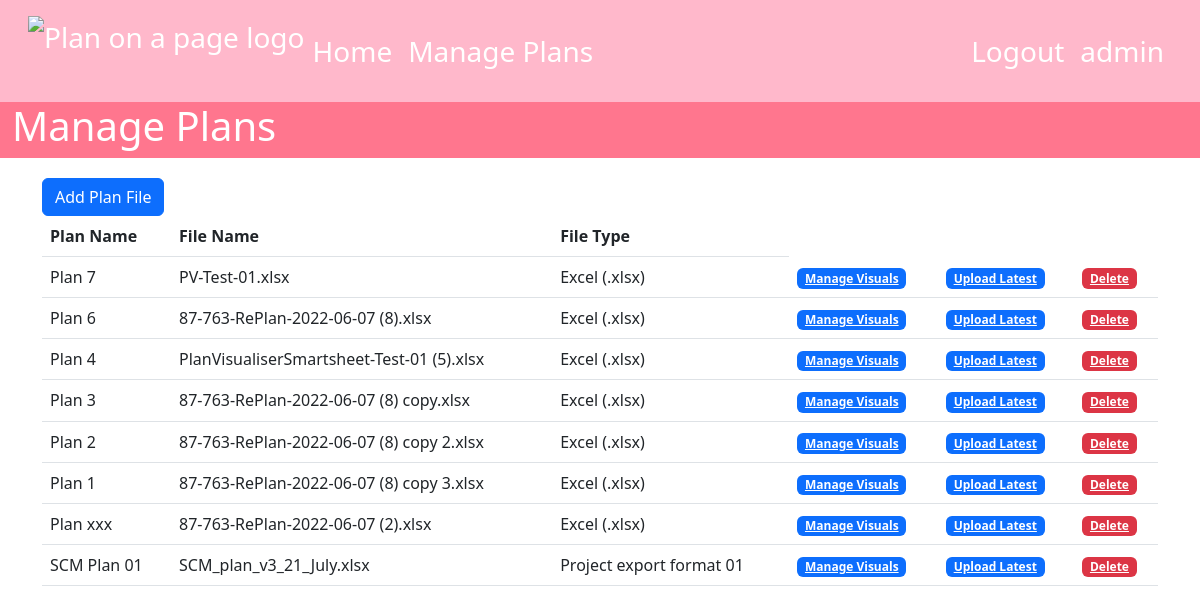
The app's page /pv/manage-plans (signed in), older data.
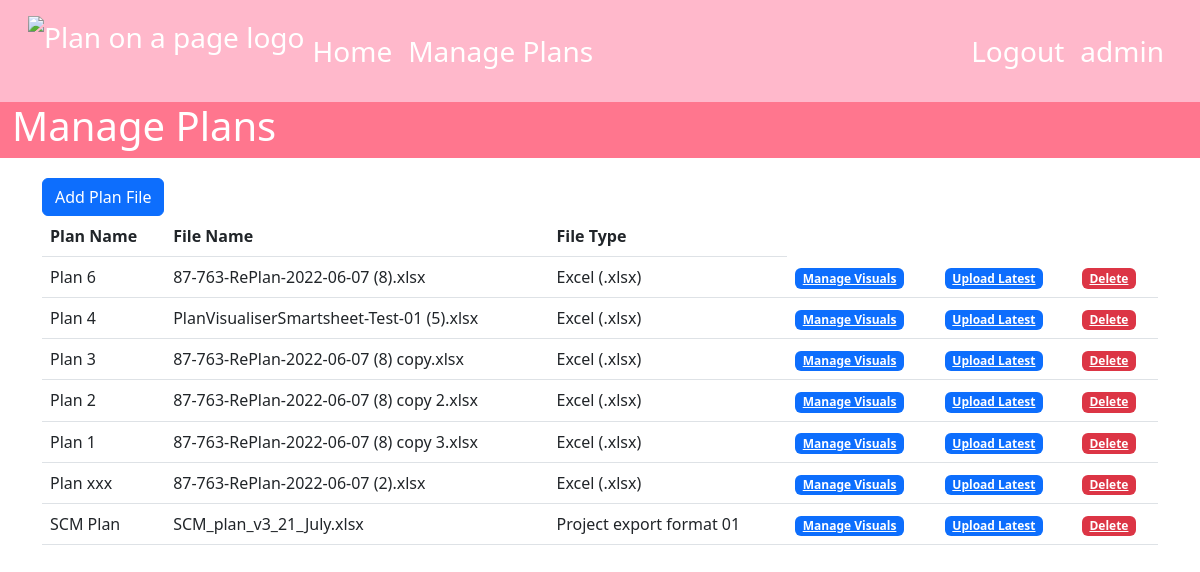
The same page, newer data.
### plan_visual_django/models.py (models this page shows, shortened)
class Plan(models.Model):
    user = models.ForeignKey(settings.AUTH_USER_MODEL, on_delete=models.CASCADE)
    plan_name = models.CharField(max_length=100)  # Name for this plan - independent of file name.
    file_name = models.CharField(max_length=100)
    file = models.FileField(upload_to="plan_files", null=True)
    file_type = models.ForeignKey(FileType, on_delete=models.CASCADE)
    class Meta:
        constraints: list[UniqueConstraint] = \
            [UniqueConstraint(fields=['user', 'plan_name'], name="unique_filename_for_user")]

class FileType(models.Model):
    file_type_name = models.CharField(max_length=50)
    file_type_description = models.CharField(max_length=100)
    plan_field_mapping_type = models.ForeignKey(PlanFieldMappingType, on_delete=models.CASCADE)
    def __str__(self):
        return self.file_type_name

### plan_visual_django/views.py (the view)
# urls.py: path("manage-plans", views.manage_plans, name="manage_plans"),
def manage_plans(request):
    user = get_current_user(request, default_if_logged_out=True)
    plan_files = Plan.objects.filter(user=user)
    context = {
        'user': user,
        'plan_files': plan_files
    }
    return render(request, "plan_visual_django/pv_manage_plans.html", context)

### plan_visual_django/services/general/user_services.py (called while the page is built)
def get_current_user(request: HttpRequest, default_if_logged_out: bool):
    if request.user.is_authenticated:
        return request.user
    else:
        user_model = get_user_model()
        user = user_model.objects.get(username="default_user")
        return user

### templates/plan_visual_django/pv_manage_plans.html
{% extends "plan_visual_django/pv_base.html" %}
{% block page_heading %}Manage Plans{% endblock %}
{% block main_content %}
<button type="button" class="btn btn-primary" onclick="location.href='add-plan'">Add Plan File</button>
<table class="table">
    <thead>
        <tr>
            <th>Plan Name</th>
            <th>File Name</th>
            <th>File Type</th>
        </tr>
    </thead>
    <tbody>
    {% for plan in plan_files %}
        <tr>
            <td>{{ plan.plan_name }}</td>
            <td>{{ plan.file_name }}</td>
            <td>{{ plan.file_type }}</td>
            <td><a href="manage-visuals/{{ plan.id }}" class="badge bg-primary">Manage Visuals</a></td>
            <td><a href="re-upload-plan/{{ plan.id }}" class="badge bg-primary">Upload Latest</a></td>
            <td><a href="delete-plan/{{ plan.id }}" class="badge bg-danger" onclick="return confirm('Are you sure you want to delete this?')">Delete</a></td>
        </tr>
    {% endfor %}
    </tbody>
</table>
{% endblock %}

### templates/plan_visual_django/pv_base.html (shortened to what this page needs)
{% load static %}
<!DOCTYPE html>
<html lang="en">
<head>
    <link href="https://cdn.jsdelivr.net/npm/bootstrap@5.2.2/dist/css/bootstrap.min.css" rel="stylesheet">
    <link href="{% static 'plan_visual_django/css/main.css' %}" rel="stylesheet">
</head>
<body>
<header class="main-header p-3">
    <div class="container-fluid">
        <div class="fs-3 d-flex flex-wrap align-items-center justify-content-center justify-content-lg-start">
            <a href="/" class="d-flex align-items-center mb-2 mb-lg-0 text-white text-decoration-none">
                <img class="logo" alt="Plan on a page logo" src="{% static 'plan_visual_django/images/site_images/POAP-Logo.png' %}">
            </a>
            <ul class="nav col-12 col-lg-auto me-lg-auto mb-2 justify-content-center mb-md-0">
                <li><a href="/pv/manage-plans" class="nav-link px-2 text-white">Home</a></li>
                <li><a href="/pv/manage-plans" class="nav-link px-2 text-white">Manage Plans</a></li>
            </ul>
            <div class="text-end">
                <ul class="nav col-12 col-lg-auto me-lg-auto mb-2 justify-content-center mb-md-0">
                    {%  if request.user.is_authenticated %}
                        <li><a href="{% url 'logout' %}" class="nav-link px-2 text-white">Logout</a></li>
                        <li class="nav-link px-2 text-white">{{ request.user.username }}</li>
                    {% else %}
                        <li><a href="{% url 'login' %}" class="nav-link px-2 text-white">Login</a></li>
                        <li class="nav-link px-2 text-white">(not logged in)</li>
                    {% endif %}
                </ul>
            </div>
        </div>
    </div>
</header>
<div class="container-fluid">
    <div class="page-heading row"><h1>{% block page_heading %} {% endblock %}</h1></div>
</div>
<div class="container">
    {% block main_content %}
    {% endblock %}
</div>
</body>
</html>

### plan_visual_django/static/plan_visual_django/css/main.css (style rules this page uses)
header.main-header { background-color: #ffb8cb; }
header.main-header img.logo { height: 70px; }
div.page-heading { background-color: #ff768e; margin-bottom: 20px; }
div.page-heading h1 { color: white; }

Row changes from the older to the newer data that the page shows:
removed Plan: plan_name "Plan 7", file_name "PV-Test-01.xlsx", file_type "Excel (.xlsx)"
removed Plan: plan_name "SCM Plan 01", file_name "SCM_plan_v3_21_July.xlsx", file_type "Project export format 01"
added Plan: plan_name "SCM Plan", file_name "SCM_plan_v3_21_July.xlsx", file_type "Project export format 01"
